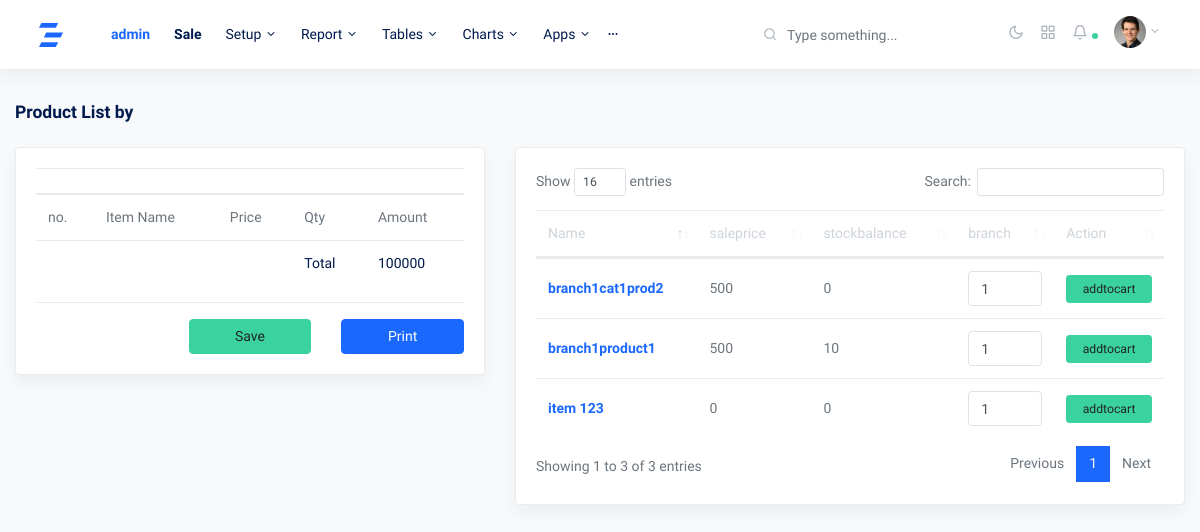
Screenshot of /saleview/ (signed in) with the database file from the repository.
### myapp/models.py (models this page shows, shortened)
class product(models.Model):
    branch = models.ForeignKey(branch, on_delete=models.CASCADE, blank=True, null=True)
    photo = models.ImageField(upload_to='', blank=True, null=True)
    name = models.CharField(max_length=255, blank=True, null=True)
    category = models.ForeignKey(category, on_delete=models.CASCADE, blank=True, null=True)
    saleprice = models.PositiveIntegerField(default=0)
    purchaseprice = models.PositiveIntegerField(default=0)
    stockbalance = models.IntegerField(default=0)
    created_at = models.DateTimeField(auto_now_add=True)
    updated_at = models.DateTimeField(auto_now=True)

### myapp/views.py (the view)
# urls.py: path('saleview/', saleview.as_view(), name='saleview'),
class saleview(View):
    def get(self, request):
        try:
            branch_id = self.request.session.get("branch_id", None)
            products = product.objects.filter(branch=branch_id)
            cart_id = self.request.session.get('cart_id', None)
            if cart_id:
                cart = Cart.objects.get(id=cart_id)
            else:
                cart = None
            context = {'products':products , 'cart':cart}
            return render(request, 'saleview.html', context)
        except:
            return redirect('myapp:homeview')

### templates/saleview.html (shortened to what this page needs)
{% extends 'base.html' %}
{% block content %}
<div class="row justify-content-center">
    <div class="col-12">
      <h5 class="mb-2 page-title">Product List by {{cat}}</h5>
      <div class="row my-4">
        <div class="col-md-5">
            <div class="card shadow">
              <div class="card-body" id="salecardbody">
                <table class="table" style="width:100%" id="saleview-1">
                  <thead>
                    <th colspan="5"><div class="titles">Title Header <br> address : Yangon, Mandalay, Saging<br>phone 1234567789, 1234567899</div></th>
                  </thead>
                  <tbody id="categorylist">
                    <tr>
                      <td>no.</td>
                      <td>Item Name</td>
                      <td>Price</td>
                      <td>Qty</td>
                      <td>Amount</td>
                    </tr>
                    <tr>
                      <td></th>
                      <td></th>
                      <th></th>
                      <th>Total</th>
                      <th>100000</th>
                    </tr>
                  </tbody>
                </table>
                <hr>
                <div class="row  justify-content-end">
                  <div class="col-4"><a href="#" class="btn btn-block btn-success">Save</a></div>
                  <div class="col-4"><a href="#" class="btn btn-block btn-primary" onclick="printTable();">Print</a></div>
                </div>
              </div>
            </div>
          </div>
        <div class="col-md-7">
          <div class="card shadow">
            <div class="card-body">
              <table class="table datatables" id="categoryview-1">
                <thead>
                  <tr>
                    <th>Name</th>
                    <th>saleprice</th>
                    <th>stockbalance</th>
                    <th>branch</th>
                    <th>Action</th>
                  </tr>
                </thead>
                <tbody id="productlist">
                  {% for p in products %}
                  <tr class="prolisttr">
                    <td ><strong class="text-primary">{{p.name}}</strong></td>
                    <td>{{p.saleprice}}</td>
                    <td>{{p.stockbalance}}</td>
                    <td style="max-width: 50px; min-width: 20px;">
                      <input type="number" name="pqty" value="1" class="form-control">
                    </td>
                    <td>
                        <button class="btn btn-sm btn-block btn-success addtocartbtn">addtocart</button>
                    </td>
                  </tr>
                  {% endfor %}
                </tbody>
              </table>
            </div>
          </div>
        </div>
      </div>
    </div>
  </div>
{% endblock content %}

### rows the page displays
product: name "branch1product1", saleprice "500", stockbalance "10"
product: name "branch1cat1prod2", saleprice "500", stockbalance "0"
product: name "item 123", saleprice "0", stockbalance "0"

### other values shown
{{ request.session.branch_name }} "admin"
